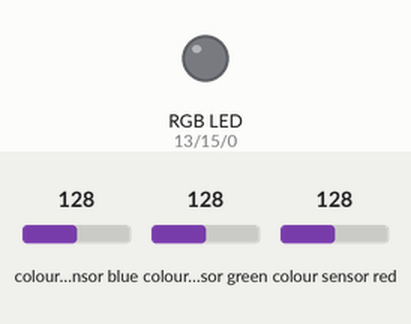
This sketch was run on a simulated ESP8266 (NodeMCU). On the bench: an RGB LED mixed from three pins (HIGH = lit). The test bench sets the inputs (shaded band); at power-on: colour sensor blue 128, colour sensor green 128, colour sensor red 128. Dim RGB values are drawn brighter than linear; what the sketch prints to the serial monitor is not drawn.

Above: at 4.6 s.
4.7 s: colour sensor blue set to 64
At 7.4 s:
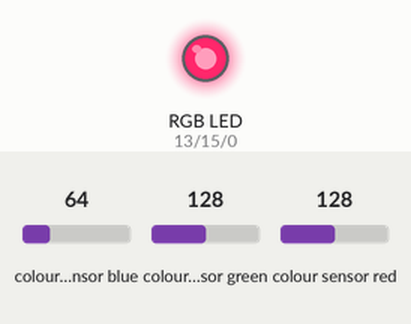
8.2 s: colour sensor green set to 5
11.7 s: colour sensor red set to 191
At 12.97 s:
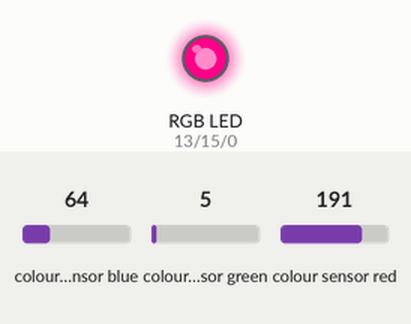
15.3 s: colour sensor blue set to 5
At 18.5 s:
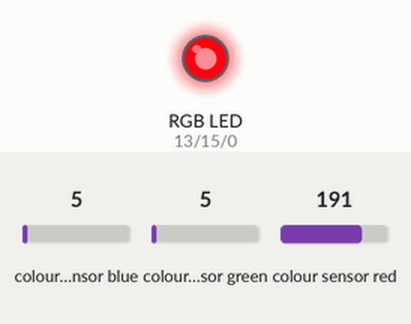
18.8 s: colour sensor red set to 19
At 19.91 s:
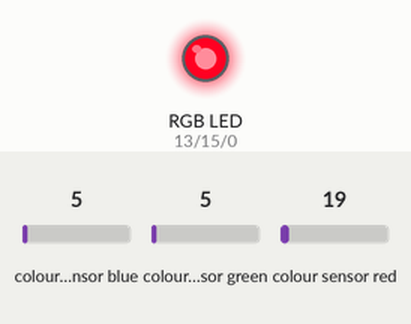
22.3 s: colour sensor red set to 15
At 25.3 s:
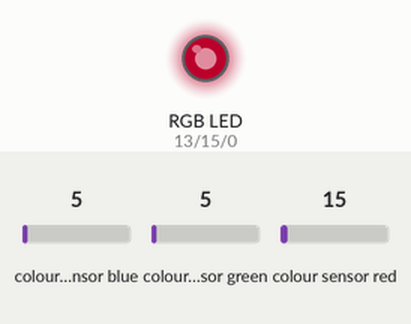
Timing chart, 0 to 26.8 s (numbered marks = the images above; inputs shaded):
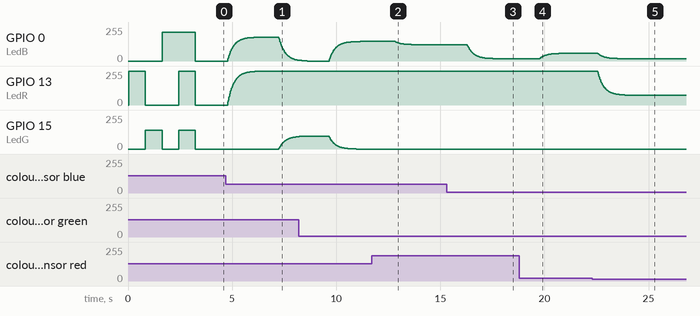

The sketch:

chameleon_lamp.ino
```cpp
//************* HEADER FILES *****************
#include <Adafruit_TCS34725.h>
#include <Wire.h>
#include <math.h>
//********************************************

//*************** PIN SETUP ******************
// I2C colour sensor (same as colour_picker)
#define SDA_PIN 5 // D1
#define SCL_PIN 4 // D2

// PWM output pins for common-cathode RGB LED
#define LedR 13 // D7
#define LedG 15 // D8
#define LedB 0  // D3
//********************************************

//************* TUNING PARAMETERS ************
// Timing
const int SCAN_INTERVAL_MS = 500;  // How often to sample the surface
const int SAMPLE_DELAY_MS = 80;    // Pause between individual samples
const int TRANSITION_STEP_MS = 15; // PWM update tick during fade
const int NUM_SAMPLES = 5;         // Readings per scan (trimmed mean)

// AutoRange frequency
// AutoRange blocks ~350 ms when gain changes. Only run every N scans.
const int AUTO_RANGE_EVERY = 10; // ~every 5 s

// Colour change detection
// Compare squared distance to avoid sqrt() on every scan.
// CHANGE_THRESHOLD = 12  →  threshold squared = 144
const int CHANGE_THRESHOLD = 12;
const uint32_t CHANGE_THRESHOLD_SQ =
    (uint32_t)CHANGE_THRESHOLD * CHANGE_THRESHOLD;

// Colour processing
const float SATURATION_BOOST = 3.0f; // >1 = more vivid colours
const float GAMMA = 2.2f;            // sRGB display gamma
// Min chroma after black-level subtraction — below this the surface is
// grey/white/black and correction would only amplify noise.
const uint8_t GREY_THRESHOLD = 15;

// Sensor channel correction (calibrate by pointing at white paper)
// Lowers green to remove the cool-white sensor LED spectral bias.
float SENSOR_SCALE_R = 1.00f;
float SENSOR_SCALE_G = 0.70f;
float SENSOR_SCALE_B = 0.90f;

// LED output channel balance (tune to match your specific LED hardware)
// Red and Green LEDs naturally have lower forward voltages than Blue,
// making them much brighter at 3.3V. This scales them down to match.
const float LED_SCALE_R = 1.00f;
const float LED_SCALE_G = 0.55f;
const float LED_SCALE_B = 0.85f;

// Transition
// Fraction of remaining distance moved each tick.
// 0.05 ≈ 2–3 s fade, 0.10 ≈ 1 s, 0.02 ≈ 5 s
const float LERP_SPEED = 0.05f;
//********************************************

//************* GLOBALS **********************
// Sensor instance
// Start at GAIN_1X — RGB LED adds extra ambient light, higher gain saturates.
Adafruit_TCS34725 tcs =
    Adafruit_TCS34725(TCS34725_INTEGRATIONTIME_300MS, TCS34725_GAIN_1X);

// Current (displayed) LED colour — stored as floats for smooth lerp
float currentR = 0.0f;
float currentG = 0.0f;
float currentB = 0.0f;

// Scan timing
unsigned long lastScanMs = 0;
int scanCount = 0; // Counts scans; used to throttle AutoRange
//********************************************

//****************** SET LED FN **************
// Writes a colour to the RGB LED via PWM.
// analogWriteRange(255) is called in setup(), so r/g/b map directly.
// LED_SCALE constants are applied here to balance hardware brightness.
void SetLED(uint8_t r, uint8_t g, uint8_t b) {
  uint8_t rScaled = (uint8_t)min(r * LED_SCALE_R, 255.0f);
  uint8_t gScaled = (uint8_t)min(g * LED_SCALE_G, 255.0f);
  uint8_t bScaled = (uint8_t)min(b * LED_SCALE_B, 255.0f);

  analogWrite(LedR, rScaled);
  analogWrite(LedG, gScaled);
  analogWrite(LedB, bScaled);
}
//********************************************

//************* READ COLOUR FN ***************
// Reads sensor and returns 8-bit RGB. Guards against I2C glitch.
void ReadColour(uint8_t *outR, uint8_t *outG, uint8_t *outB) {
  uint16_t r, g, b, c;
  tcs.getRawData(&r, &g, &b, &c);

  // Sensor I2C lockup returns all 65535 — re-init and bail
  if (r == 65535 && g == 65535 && b == 65535) {
    Serial.println("[WARN] Sensor glitch — re-initializing I2C");
    tcs.begin();
    *outR = 0;
    *outG = 0;
    *outB = 0;
    return;
  }

  float red, green, blue;
  tcs.getRGB(&red, &green, &blue);

  // Apply sensor-side white balance calibration
  red *= SENSOR_SCALE_R;
  green *= SENSOR_SCALE_G;
  blue *= SENSOR_SCALE_B;

  *outR = (uint8_t)min((uint16_t)red, (uint16_t)255);
  *outG = (uint8_t)min((uint16_t)green, (uint16_t)255);
  *outB = (uint8_t)min((uint16_t)blue, (uint16_t)255);
}
//********************************************

//******* BLACK LEVEL CORRECTION FN **********
// Removes the grey floor caused by sensor spectral overlap.
// Subtracts the minimum channel, then rescales so max = 255.
// Skipped when chroma is below GREY_THRESHOLD to avoid noise amplification
// on neutral (white/grey/black) surfaces.
void BlackLevelCorrection(uint8_t &r, uint8_t &g, uint8_t &b) {
  uint8_t minVal = min(r, min(g, b));
  r -= minVal;
  g -= minVal;
  b -= minVal;

  uint8_t maxVal = max(r, max(g, b));
  if (maxVal < GREY_THRESHOLD) {
    // Neutral surface — restore and return unchanged
    r += minVal;
    g += minVal;
    b += minVal;
    return;
  }

  // Rescale so the dominant channel reaches full brightness
  r = (uint8_t)((uint16_t)r * 255 / maxVal);
  g = (uint8_t)((uint16_t)g * 255 / maxVal);
  b = (uint8_t)((uint16_t)b * 255 / maxVal);
}
//********************************************

//********** GAMMA CORRECTION FN *************
// Applies sRGB gamma (exponent 1/2.2) for perceptually correct LED output.
uint8_t ApplyGamma(float linearVal) {
  if (linearVal <= 0.0f)
    return 0;
  if (linearVal >= 255.0f)
    return 255;
  float srgb = 255.0f * pow(linearVal / 255.0f, 1.0f / GAMMA);
  return (uint8_t)min((float)round(srgb), 255.0f);
}
//********************************************

//********* SATURATION BOOST FN **************
// Pushes washed-out sensor readings toward vivid colours.
// factor > 1.0 increases saturation.
void BoostSaturation(uint8_t &r, uint8_t &g, uint8_t &b, float factor) {
  float rf = r / 255.0f, gf = g / 255.0f, bf = b / 255.0f;
  float maxC = max(rf, max(gf, bf));
  float delta = maxC - min(rf, min(gf, bf));

  float h = 0, s = 0, v = maxC;
  if (delta > 0.0f) {
    s = delta / maxC;
    if (maxC == rf)
      h = 60.0f * fmod((gf - bf) / delta, 6.0f);
    else if (maxC == gf)
      h = 60.0f * ((bf - rf) / delta + 2.0f);
    else
      h = 60.0f * ((rf - gf) / delta + 4.0f);
    if (h < 0)
      h += 360.0f;
  }

  s = min(s * factor, 1.0f);

  float c2 = v * s;
  float x = c2 * (1.0f - fabs(fmod(h / 60.0f, 2.0f) - 1.0f));
  float m = v - c2;
  float r1, g1, b1;
  int hi = (int)(h / 60.0f) % 6;

  switch (hi) {
  case 0:
    r1 = c2;
    g1 = x;
    b1 = 0;
    break;
  case 1:
    r1 = x;
    g1 = c2;
    b1 = 0;
    break;
  case 2:
    r1 = 0;
    g1 = c2;
    b1 = x;
    break;
  case 3:
    r1 = 0;
    g1 = x;
    b1 = c2;
    break;
  case 4:
    r1 = x;
    g1 = 0;
    b1 = c2;
    break;
  default:
    r1 = c2;
    g1 = 0;
    b1 = x;
    break;
  }

  r = (uint8_t)round((r1 + m) * 255.0f);
  g = (uint8_t)round((g1 + m) * 255.0f);
  b = (uint8_t)round((b1 + m) * 255.0f);
}
//********************************************

//************** AUTO RANGE FN ***************
// Adjusts TCS34725 gain based on clear-channel brightness.
// Capped at GAIN_4X — the RGB LED adds ambient light so higher gains
// saturate the sensor and produce false white readings.
void AutoRange() {
  uint16_t r, g, b, c;
  tcs.setGain(TCS34725_GAIN_4X); // Safe probe gain with LED on
  delay(350);                    // One full integration cycle
  tcs.getRawData(&r, &g, &b, &c);

  if (c >= 2000) {
    // Bright/white surface — step down to avoid clipping
    tcs.setGain(TCS34725_GAIN_1X);
    delay(350);
    Serial.println("[AUTO] Gain 1X (bright surface)");
  } else {
    // Gain already correct — no second settle needed
    Serial.println("[AUTO] Gain 4X (dark/medium surface)");
  }
}
//********************************************

//****** SAMPLE AND PROCESS COLOUR FN ********
// LED stays ON throughout. AutoRange runs every AUTO_RANGE_EVERY scans to
// avoid its settle delay blocking the loop too often.
// Pipeline: trimmed mean -> black-level correction -> saturation boost ->
// gamma.
void SampleAndProcessColour(uint8_t &outR, uint8_t &outG, uint8_t &outB) {
  // Dynamic gain (throttled — AutoRange may block ~350-700 ms)
  scanCount++;
  if (scanCount >= AUTO_RANGE_EVERY) {
    AutoRange();
    scanCount = 0;
  }

  // Collect NUM_SAMPLES readings (LED stays on)
  uint8_t rS[NUM_SAMPLES], gS[NUM_SAMPLES], bS[NUM_SAMPLES];

  for (int i = 0; i < NUM_SAMPLES; i++) {
    ReadColour(&rS[i], &gS[i], &bS[i]);
    if (i < NUM_SAMPLES - 1)
      delay(SAMPLE_DELAY_MS);
  }

  // Sort each channel to prepare for trimmed mean (bubble sort)
  for (int i = 0; i < NUM_SAMPLES - 1; i++) {
    for (int j = i + 1; j < NUM_SAMPLES; j++) {
      if (rS[i] > rS[j]) {
        uint8_t t = rS[i];
        rS[i] = rS[j];
        rS[j] = t;
      }
      if (gS[i] > gS[j]) {
        uint8_t t = gS[i];
        gS[i] = gS[j];
        gS[j] = t;
      }
      if (bS[i] > bS[j]) {
        uint8_t t = bS[i];
        bS[i] = bS[j];
        bS[j] = t;
      }
    }
  }

  // Trimmed mean: drop min and max, average the middle 3
  float avgR = 0, avgG = 0, avgB = 0;
  for (int i = 1; i < NUM_SAMPLES - 1; i++) {
    avgR += rS[i];
    avgG += gS[i];
    avgB += bS[i];
  }
  const float divisor = (float)(NUM_SAMPLES - 2);
  avgR /= divisor;
  avgG /= divisor;
  avgB /= divisor;

  uint8_t fR = (uint8_t)avgR;
  uint8_t fG = (uint8_t)avgG;
  uint8_t fB = (uint8_t)avgB;

  // Stage 1: black-level correction — strips grey floor from sensor overlap
  BlackLevelCorrection(fR, fG, fB);

  // Stage 2: saturation boost — applied in linear space before gamma
  BoostSaturation(fR, fG, fB, SATURATION_BOOST);

  // Stage 3: gamma correction — applied last as final LED-space conversion
  fR = ApplyGamma(fR);
  fG = ApplyGamma(fG);
  fB = ApplyGamma(fB);

  outR = fR;
  outG = fG;
  outB = fB;
}
//********************************************

//****** COLOUR DISTANCE SQUARED FN **********
// Returns squared Euclidean distance in RGB space.
// Avoids sqrt() — compare directly against CHANGE_THRESHOLD_SQ in loop().
uint32_t ColourDistanceSq(uint8_t r1, uint8_t g1, uint8_t b1, uint8_t r2,
                          uint8_t g2, uint8_t b2) {
  int32_t dr = (int32_t)r2 - r1;
  int32_t dg = (int32_t)g2 - g1;
  int32_t db = (int32_t)b2 - b1;
  return (uint32_t)(dr * dr + dg * dg + db * db);
}
//********************************************

//****** SMOOTH TRANSITION FN ****************
// Lerps the current LED colour toward the target.
// Runs until within 1 unit per channel, then snaps.
void TransitionToColour(uint8_t targetR, uint8_t targetG, uint8_t targetB) {
  char hex[8];
  sprintf(hex, "%02X%02X%02X", targetR, targetG, targetB);
  Serial.print("[FADE] → #");
  Serial.println(hex);

  float tR = (float)targetR;
  float tG = (float)targetG;
  float tB = (float)targetB;

  while (true) {
    currentR += (tR - currentR) * LERP_SPEED;
    currentG += (tG - currentG) * LERP_SPEED;
    currentB += (tB - currentB) * LERP_SPEED;

    // Snap once close enough — avoids infinite asymptotic approach
    if (fabs(tR - currentR) < 1.0f && fabs(tG - currentG) < 1.0f &&
        fabs(tB - currentB) < 1.0f) {
      currentR = tR;
      currentG = tG;
      currentB = tB;
      SetLED(targetR, targetG, targetB);
      break;
    }

    SetLED((uint8_t)currentR, (uint8_t)currentG, (uint8_t)currentB);
    delay(TRANSITION_STEP_MS);
  }
}
//********************************************

//************** SETUP FUNCTION **************
void setup() {
  //*********** SERIAL **************************
  Serial.begin(9600);
  Serial.println("\n");
  //*********************************************

  //*********** LED PINS ************************
  analogWriteRange(255); // Lock PWM to 0–255 on all ESP8266 core versions
  pinMode(LedR, OUTPUT);
  pinMode(LedG, OUTPUT);
  pinMode(LedB, OUTPUT);
  SetLED(0, 0, 0);
  //*********************************************

  //*********** COLOUR SENSOR *******************
  Serial.println("####### Chameleon Lamp v1.2 #######");
  Wire.begin(SDA_PIN, SCL_PIN);

  if (tcs.begin()) {
    Serial.println("Colour sensor OK");
  } else {
    Serial.println("ERROR: Colour sensor not found! Check wiring.");
    while (true) {
      SetLED(255, 0, 0);
      delay(300);
      SetLED(0, 0, 0);
      delay(300);
    }
  }

  tcs.setInterrupt(false); // Keep sensor LED on for illumination
  //*********************************************

  //*********** LED SELF-TEST *******************
  // Cycles R → G → B → White before scanning.
  // If any colour is wrong or missing, check that channel's wiring.
  Serial.println("LED self-test: R → G → B → White");
  SetLED(255, 0, 0);
  delay(800); // Should be RED
  SetLED(0, 255, 0);
  delay(800); // Should be GREEN
  SetLED(0, 0, 255);
  delay(800); // Should be BLUE
  SetLED(255, 255, 255);
  delay(800); // Should be WHITE
  SetLED(0, 0, 0);
  delay(200);
  Serial.println("Self-test done. Lamp scanning...");
  Serial.println("###################################\n");
  //*********************************************

  // Start from black so the first scan always triggers a full transition
  currentR = 0;
  currentG = 0;
  currentB = 0;

  lastScanMs = millis();
}
//*******************************************

//************** LOOP FUNCTION **************
void loop() {
  unsigned long now = millis();

  // Only scan on interval to avoid hammering the sensor
  if (now - lastScanMs < (unsigned long)SCAN_INTERVAL_MS)
    return;
  lastScanMs = now;

  // Sample surface colour
  uint8_t targetR, targetG, targetB;
  SampleAndProcessColour(targetR, targetG, targetB);

  // Squared distance — no sqrt() needed for threshold comparison
  uint32_t distSq =
      ColourDistanceSq((uint8_t)currentR, (uint8_t)currentG, (uint8_t)currentB,
                       targetR, targetG, targetB);

  // Single-line scan output
  char buf[56];
  sprintf(buf, "[SCAN] R=%d G=%d B=%d  #%02X%02X%02X  dist=%.1f  -> %s",
          targetR, targetG, targetB, targetR, targetG, targetB,
          sqrtf((float)distSq),
          distSq <= CHANGE_THRESHOLD_SQ ? "STABLE" : "TRANSITIONING");
  Serial.println(buf);

  // Check for serial 'W' calibration command
  if (Serial.available()) {
    char c = Serial.read();
    if (c == 'w' || c == 'W') {
      Serial.println("\n[CAL] =========================================");
      Serial.println("[CAL] White Balance Calibration Triggered");

      // Temporarily disable scaling to read raw uncorrected values
      float old_r = SENSOR_SCALE_R;
      float old_g = SENSOR_SCALE_G;
      float old_b = SENSOR_SCALE_B;
      SENSOR_SCALE_R = 1.0f;
      SENSOR_SCALE_G = 1.0f;
      SENSOR_SCALE_B = 1.0f;

      uint8_t rawR, rawG, rawB;
      ReadColour(&rawR, &rawG, &rawB);

      SENSOR_SCALE_R = old_r;
      SENSOR_SCALE_G = old_g;
      SENSOR_SCALE_B = old_b;

      Serial.print("[CAL] Raw: R=");
      Serial.print(rawR);
      Serial.print(" G=");
      Serial.print(rawG);
      Serial.print(" B=");
      Serial.println(rawB);

      if (rawR > 0 && rawG > 0 && rawB > 0) {
        float minChan = min(rawR, min(rawG, rawB));
        Serial.print("[CAL] Suggested SENSOR_SCALE_R = ");
        Serial.println(minChan / rawR, 2);
        Serial.print("[CAL] Suggested SENSOR_SCALE_G = ");
        Serial.println(minChan / rawG, 2);
        Serial.print("[CAL] Suggested SENSOR_SCALE_B = ");
        Serial.println(minChan / rawB, 2);
        Serial.println("[CAL] Update TUNING PARAMETERS with these values.");
      }
      Serial.println("[CAL] =========================================");
    }
  }

  // Dead-zone: ignore noise on stable surfaces
  if (distSq <= CHANGE_THRESHOLD_SQ)
    return;

  // Smooth transition
  TransitionToColour(targetR, targetG, targetB);
}
//*******************************************
```

Measured:
- the behaviour switches between 18 and 17 on colour sensor red (found by bisection; images 4 and 5)
- after the input at 4.7 s, GPIO 15 (LedG): moves from 0/255 to 93/255 over 0.93 s, starting after 2.6 s
- after the input at 11.7 s, GPIO 0 (LedB): moves from 147/255 to 122/255 over 0.99 s, starting after 1.1 s
- after the input at 15.3 s, GPIO 0 (LedB): moves from 122/255 to 17/255 over 1.4 s, starting after 1.0 s
- after the input at 18.8 s, GPIO 0 (LedB): moves from 17/255 to 59/255 over 1.1 s, starting after 0.97 s
- after the input at 22.3 s, GPIO 0 (LedB): moves from 59/255 to 17/255 over 1.1 s, starting after 0.26 s; GPIO 13 (LedR): moves from 255/255 to 74/255 over 1.5 s, starting after 0.26 s
